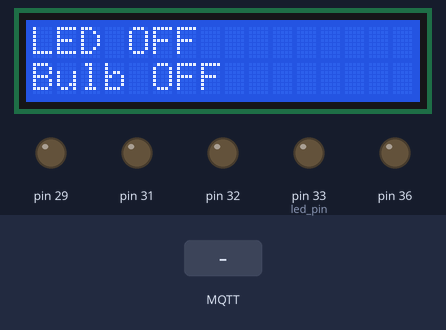
Bench run of a program on a simulated Raspberry Pi (header pin numbers). Shown: 16×2 character LCD, output pins drawn as LEDs (lit = HIGH). The inputs (shaded band) are chosen by the test bench. No MQTT or app messages arrive unless stated; pins used as bus, display or sensor lines are not drawn; what the program prints to the terminal is not drawn.

Above: at 2.1 s.
2.2 s: MQTT message "led_ON" arrives on the first subscribed topic
At 2.8 s:
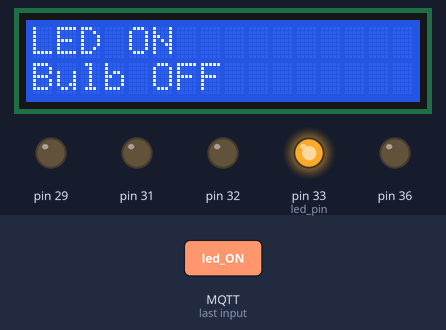
3.7 s: MQTT message "led_OFF" arrives on the first subscribed topic
At 5.1 s:
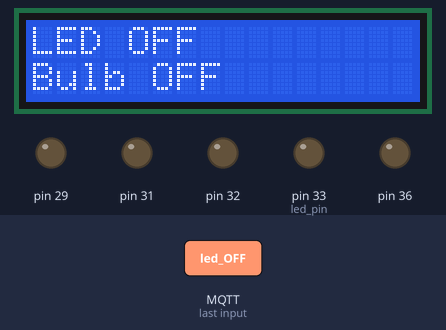
Timing chart, 0 to 6.7 s (numbered marks = the images above; inputs shaded):
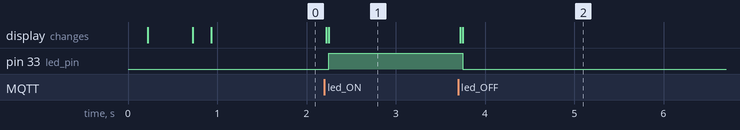

Measured:
- after the input at 2.2 s, pin 33 (led_pin): LOW → HIGH after 0.05 s; the display: first changes at once (image 1 shows a later state)
- after the input at 3.7 s, pin 33 (led_pin): HIGH → LOW after 0.05 s; the display: first changes at once (image 2 shows a later state)

The program:

RaspberryPi_MQTT_Integration.py
```python
#!/usr/bin/python
import time
import os
from urllib.parse import urlparse
import RPi.GPIO as GPIO
import paho.mqtt.client as paho

# Constants for LCD
LCD_WIDTH = 16
LCD_CMD = False
LCD_CHR = True
LCD_LINE_1 = 0x80
LCD_LINE_2 = 0xC0
LCD_LINE_3 = 0x90
LCD_LINE_4 = 0xD0
E_PULSE = 0.0005
E_DELAY = 0.0005

# Define GPIO pins
LCD_RS = 7
LCD_E = 11
LCD_D4 = 12
LCD_D5 = 13
LCD_D6 = 15
LCD_D7 = 16
bulb_pin = 29
dc_motor1 = 31
dc_motor2 = 32
led_pin = 33
buzzer_pin = 36

# Set GPIO mode and warnings
GPIO.setmode(GPIO.BOARD)
GPIO.setwarnings(False)

# Initialize GPIO pins
pins = [LCD_RS, LCD_E, LCD_D4, LCD_D5, LCD_D6, LCD_D7, bulb_pin, dc_motor1, dc_motor2, led_pin, buzzer_pin]
for pin in pins:
    GPIO.setup(pin, GPIO.OUT)

# MQTT callbacks
def on_connect(client, userdata, flags, rc):
    client.subscribe("led", 0)

def on_message(client, userdata, msg):
    message = msg.payload
    if message == b"led_ON":
        update_display("LED ON", LCD_LINE_1)
        GPIO.output(led_pin, GPIO.HIGH)
    elif message == b"led_OFF":
        update_display("LED OFF", LCD_LINE_1)
        GPIO.output(led_pin, GPIO.LOW)
    # Add similar blocks for other MQTT messages

def on_publish(client, userdata, mid):
    print("mid: " + str(mid))

def on_subscribe(client, userdata, mid, granted_qos):
    print("Subscribed: " + str(mid) + " " + str(granted_qos))

# MQTT client setup
mqttc = paho.Client()
mqttc.on_message = on_message
mqttc.on_connect = on_connect
mqttc.on_publish = on_publish
mqttc.on_subscribe = on_subscribe

# Connect to MQTT broker
url_str = os.environ.get('CLOUDMQTT_URL', 'tcp://broker.emqx.io:1883')
url = urlparse(url_str)
mqttc.connect(url.hostname, url.port)

# LCD initialization
def lcd_init():
    lcd_byte(0x33, LCD_CMD)
    lcd_byte(0x32, LCD_CMD)
    lcd_byte(0x06, LCD_CMD)
    lcd_byte(0x0C, LCD_CMD)
    lcd_byte(0x28, LCD_CMD)
    lcd_byte(0x01, LCD_CMD)
    time.sleep(E_DELAY)

# Function for sending data to LCD
def lcd_byte(bits, mode):
    GPIO.output(LCD_RS, mode)
    GPIO.output(LCD_D4, bits & 0x10 == 0x10)
    GPIO.output(LCD_D5, bits & 0x20 == 0x20)
    GPIO.output(LCD_D6, bits & 0x40 == 0x40)
    GPIO.output(LCD_D7, bits & 0x80 == 0x80)
    lcd_toggle_enable()
    GPIO.output(LCD_D4, bits & 0x01 == 0x01)
    GPIO.output(LCD_D5, bits & 0x02 == 0x02)
    GPIO.output(LCD_D6, bits & 0x04 == 0x04)
    GPIO.output(LCD_D7, bits & 0x08 == 0x08)
    lcd_toggle_enable()

# Function for toggling Enable pin
def lcd_toggle_enable():
    time.sleep(E_DELAY)
    GPIO.output(LCD_E, True)
    time.sleep(E_PULSE)
    GPIO.output(LCD_E, False)
    time.sleep(E_DELAY)

# Function for updating the LCD display
def update_display(message, line):
    message = message.ljust(LCD_WIDTH, " ")
    lcd_byte(line, LCD_CMD)
    for i in range(LCD_WIDTH):
        lcd_byte(ord(message[i]), LCD_CHR)

# LCD initialization
lcd_init()
update_display("Welcome", LCD_LINE_1)
time.sleep(0.5)
update_display("LED OFF", LCD_LINE_1)
update_display("Bulb OFF", LCD_LINE_2)
update_display("Motor Stop", LCD_LINE_3)
update_display("Buzzer OFF", LCD_LINE_4)

# Main loop
while True:
    rc = mqttc.loop()
    time.sleep(0.5)
```
